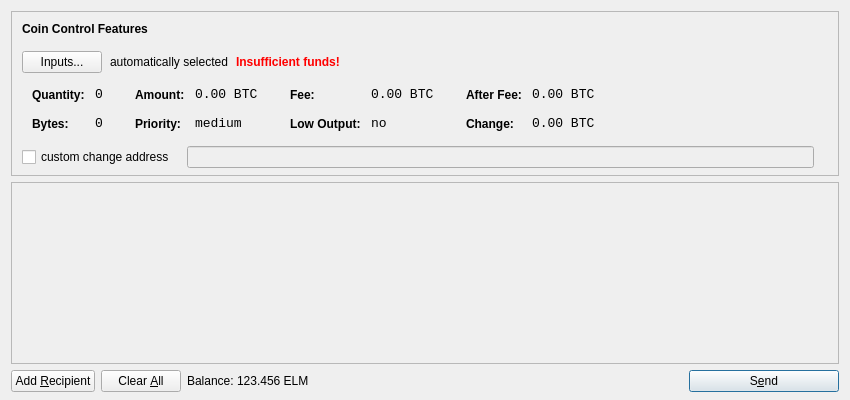
<?xml version="1.0" encoding="UTF-8"?>
<ui version="4.0">
 <class>SendCoinsDialog</class>
 <widget class="QDialog" name="SendCoinsDialog">
  <property name="geometry">
   <rect>
    <x>0</x>
    <y>0</y>
    <width>850</width>
    <height>400</height>
   </rect>
  </property>
  <property name="windowTitle">
   <string>Send Coins</string>
  </property>
  <layout class="QVBoxLayout" name="verticalLayout" stretch="0,1,0">
   <property name="bottomMargin">
    <number>8</number>
   </property>
   <item>
    <widget class="QFrame" name="frameCoinControl">
     <property name="sizePolicy">
      <sizepolicy hsizetype="Expanding" vsizetype="Expanding">
       <horstretch>0</horstretch>
       <verstretch>0</verstretch>
      </sizepolicy>
     </property>
     <property name="maximumSize">
      <size>
       <width>16777215</width>
       <height>16777215</height>
      </size>
     </property>
     <property name="frameShape">
      <enum>QFrame::StyledPanel</enum>
     </property>
     <property name="frameShadow">
      <enum>QFrame::Sunken</enum>
     </property>
     <layout class="QVBoxLayout" name="verticalLayoutCoinControl2">
      <property name="spacing">
       <number>-1</number>
      </property>
      <property name="leftMargin">
       <number>0</number>
      </property>
      <property name="topMargin">
       <number>0</number>
      </property>
      <property name="rightMargin">
       <number>0</number>
      </property>
      <property name="bottomMargin">
       <number>6</number>
      </property>
      <item>
       <layout class="QVBoxLayout" name="verticalLayoutCoinControl" stretch="0,0,0,0,1">
        <property name="spacing">
         <number>0</number>
        </property>
        <property name="leftMargin">
         <number>10</number>
        </property>
        <property name="topMargin">
         <number>10</number>
        </property>
        <item>
         <layout class="QHBoxLayout" name="horizontalLayoutCoinControl1">
          <property name="bottomMargin">
           <number>15</number>
          </property>
          <item>
           <widget class="QLabel" name="labelCoinControlFeatures">
            <property name="sizePolicy">
             <sizepolicy hsizetype="Preferred" vsizetype="Maximum">
              <horstretch>0</horstretch>
              <verstretch>0</verstretch>
             </sizepolicy>
            </property>
            <property name="font">
             <font>
              <weight>75</weight>
              <bold>true</bold>
             </font>
            </property>
            <property name="styleSheet">
             <string notr="true">font-weight:bold;</string>
            </property>
            <property name="text">
             <string>Coin Control Features</string>
            </property>
           </widget>
          </item>
         </layout>
        </item>
        <item>
         <layout class="QHBoxLayout" name="horizontalLayoutCoinControl2" stretch="0,0,0,0">
          <property name="spacing">
           <number>8</number>
          </property>
          <property name="bottomMargin">
           <number>10</number>
          </property>
          <item>
           <widget class="QPushButton" name="pushButtonCoinControl">
            <property name="styleSheet">
             <string notr="true"/>
            </property>
            <property name="text">
             <string>Inputs...</string>
            </property>
           </widget>
          </item>
          <item>
           <widget class="QLabel" name="labelCoinControlAutomaticallySelected">
            <property name="text">
             <string>automatically selected</string>
            </property>
            <property name="margin">
             <number>5</number>
            </property>
           </widget>
          </item>
          <item>
           <widget class="QLabel" name="labelCoinControlInsuffFunds">
            <property name="font">
             <font>
              <weight>75</weight>
              <bold>true</bold>
             </font>
            </property>
            <property name="styleSheet">
             <string notr="true">color:red;font-weight:bold;</string>
            </property>
            <property name="text">
             <string>Insufficient funds!</string>
            </property>
            <property name="margin">
             <number>5</number>
            </property>
           </widget>
          </item>
          <item>
           <spacer name="horizontalSpacerCoinControl">
            <property name="orientation">
             <enum>Qt::Horizontal</enum>
            </property>
            <property name="sizeHint" stdset="0">
             <size>
              <width>40</width>
              <height>1</height>
             </size>
            </property>
           </spacer>
          </item>
         </layout>
        </item>
        <item>
         <widget class="QWidget" name="widgetCoinControl" native="true">
          <property name="sizePolicy">
           <sizepolicy hsizetype="Preferred" vsizetype="Preferred">
            <horstretch>0</horstretch>
            <verstretch>0</verstretch>
           </sizepolicy>
          </property>
          <property name="minimumSize">
           <size>
            <width>0</width>
            <height>0</height>
           </size>
          </property>
          <property name="styleSheet">
           <string notr="true"/>
          </property>
          <layout class="QHBoxLayout" name="horizontalLayoutCoinControl5">
           <property name="margin">
            <number>0</number>
           </property>
           <item>
            <layout class="QHBoxLayout" name="horizontalLayoutCoinControl3" stretch="0,0,0,1">
             <property name="spacing">
              <number>20</number>
             </property>
             <property name="topMargin">
              <number>0</number>
             </property>
             <property name="bottomMargin">
              <number>10</number>
             </property>
             <item>
              <layout class="QFormLayout" name="formLayoutCoinControl1">
               <property name="horizontalSpacing">
                <number>10</number>
               </property>
               <property name="verticalSpacing">
                <number>14</number>
               </property>
               <property name="leftMargin">
                <number>10</number>
               </property>
               <property name="topMargin">
                <number>4</number>
               </property>
               <property name="rightMargin">
                <number>6</number>
               </property>
               <item row="0" column="0">
                <widget class="QLabel" name="labelCoinControlQuantityText">
                 <property name="styleSheet">
                  <string notr="true">font-weight:bold;</string>
                 </property>
                 <property name="text">
                  <string>Quantity:</string>
                 </property>
                 <property name="margin">
                  <number>0</number>
                 </property>
                </widget>
               </item>
               <item row="0" column="1">
                <widget class="QLabel" name="labelCoinControlQuantity">
                 <property name="font">
                  <font>
                   <family>Monospace</family>
                   <pointsize>10</pointsize>
                  </font>
                 </property>
                 <property name="cursor">
                  <cursorShape>IBeamCursor</cursorShape>
                 </property>
                 <property name="contextMenuPolicy">
                  <enum>Qt::ActionsContextMenu</enum>
                 </property>
                 <property name="text">
                  <string notr="true">0</string>
                 </property>
                 <property name="margin">
                  <number>0</number>
                 </property>
                 <property name="textInteractionFlags">
                  <set>Qt::LinksAccessibleByMouse|Qt::TextSelectableByKeyboard|Qt::TextSelectableByMouse</set>
                 </property>
                </widget>
               </item>
               <item row="1" column="0">
                <widget class="QLabel" name="labelCoinControlBytesText">
                 <property name="styleSheet">
                  <string notr="true">font-weight:bold;</string>
                 </property>
                 <property name="text">
                  <string>Bytes:</string>
                 </property>
                </widget>
               </item>
               <item row="1" column="1">
                <widget class="QLabel" name="labelCoinControlBytes">
                 <property name="font">
                  <font>
                   <family>Monospace</family>
                   <pointsize>10</pointsize>
                  </font>
                 </property>
                 <property name="cursor">
                  <cursorShape>IBeamCursor</cursorShape>
                 </property>
                 <property name="contextMenuPolicy">
                  <enum>Qt::ActionsContextMenu</enum>
                 </property>
                 <property name="text">
                  <string notr="true">0</string>
                 </property>
                 <property name="textInteractionFlags">
                  <set>Qt::LinksAccessibleByMouse|Qt::TextSelectableByKeyboard|Qt::TextSelectableByMouse</set>
                 </property>
                </widget>
               </item>
              </layout>
             </item>
             <item>
              <layout class="QFormLayout" name="formLayoutCoinControl2">
               <property name="horizontalSpacing">
                <number>10</number>
               </property>
               <property name="verticalSpacing">
                <number>14</number>
               </property>
               <property name="leftMargin">
                <number>6</number>
               </property>
               <property name="topMargin">
                <number>4</number>
               </property>
               <property name="rightMargin">
                <number>6</number>
               </property>
               <item row="0" column="0">
                <widget class="QLabel" name="labelCoinControlAmountText">
                 <property name="styleSheet">
                  <string notr="true">font-weight:bold;</string>
                 </property>
                 <property name="text">
                  <string>Amount:</string>
                 </property>
                 <property name="margin">
                  <number>0</number>
                 </property>
                </widget>
               </item>
               <item row="0" column="1">
                <widget class="QLabel" name="labelCoinControlAmount">
                 <property name="font">
                  <font>
                   <family>Monospace</family>
                   <pointsize>10</pointsize>
                  </font>
                 </property>
                 <property name="cursor">
                  <cursorShape>IBeamCursor</cursorShape>
                 </property>
                 <property name="contextMenuPolicy">
                  <enum>Qt::ActionsContextMenu</enum>
                 </property>
                 <property name="text">
                  <string notr="true">0.00 BTC</string>
                 </property>
                 <property name="textInteractionFlags">
                  <set>Qt::LinksAccessibleByMouse|Qt::TextSelectableByKeyboard|Qt::TextSelectableByMouse</set>
                 </property>
                </widget>
               </item>
               <item row="1" column="0">
                <widget class="QLabel" name="labelCoinControlPriorityText">
                 <property name="styleSheet">
                  <string notr="true">font-weight:bold;</string>
                 </property>
                 <property name="text">
                  <string>Priority:</string>
                 </property>
                </widget>
               </item>
               <item row="1" column="1">
                <widget class="QLabel" name="labelCoinControlPriority">
                 <property name="font">
                  <font>
                   <family>Monospace</family>
                   <pointsize>10</pointsize>
                  </font>
                 </property>
                 <property name="cursor">
                  <cursorShape>IBeamCursor</cursorShape>
                 </property>
                 <property name="contextMenuPolicy">
                  <enum>Qt::ActionsContextMenu</enum>
                 </property>
                 <property name="text">
                  <string>medium</string>
                 </property>
                 <property name="textInteractionFlags">
                  <set>Qt::LinksAccessibleByMouse|Qt::TextSelectableByKeyboard|Qt::TextSelectableByMouse</set>
                 </property>
                </widget>
               </item>
              </layout>
             </item>
             <item>
              <layout class="QFormLayout" name="formLayoutCoinControl3">
               <property name="horizontalSpacing">
                <number>10</number>
               </property>
               <property name="verticalSpacing">
                <number>14</number>
               </property>
               <property name="leftMargin">
                <number>6</number>
               </property>
               <property name="topMargin">
                <number>4</number>
               </property>
               <property name="rightMargin">
                <number>6</number>
               </property>
               <item row="0" column="0">
                <widget class="QLabel" name="labelCoinControlFeeText">
                 <property name="styleSheet">
                  <string notr="true">font-weight:bold;</string>
                 </property>
                 <property name="text">
                  <string>Fee:</string>
                 </property>
                 <property name="margin">
                  <number>0</number>
                 </property>
                </widget>
               </item>
               <item row="0" column="1">
                <widget class="QLabel" name="labelCoinControlFee">
                 <property name="font">
                  <font>
                   <family>Monospace</family>
                   <pointsize>10</pointsize>
                  </font>
                 </property>
                 <property name="cursor">
                  <cursorShape>IBeamCursor</cursorShape>
                 </property>
                 <property name="contextMenuPolicy">
                  <enum>Qt::ActionsContextMenu</enum>
                 </property>
                 <property name="text">
                  <string notr="true">0.00 BTC</string>
                 </property>
                 <property name="textInteractionFlags">
                  <set>Qt::LinksAccessibleByMouse|Qt::TextSelectableByKeyboard|Qt::TextSelectableByMouse</set>
                 </property>
                </widget>
               </item>
               <item row="1" column="0">
                <widget class="QLabel" name="labelCoinControlLowOutputText">
                 <property name="styleSheet">
                  <string notr="true">font-weight:bold;</string>
                 </property>
                 <property name="text">
                  <string>Low Output:</string>
                 </property>
                </widget>
               </item>
               <item row="1" column="1">
                <widget class="QLabel" name="labelCoinControlLowOutput">
                 <property name="font">
                  <font>
                   <family>Monospace</family>
                   <pointsize>10</pointsize>
                  </font>
                 </property>
                 <property name="cursor">
                  <cursorShape>IBeamCursor</cursorShape>
                 </property>
                 <property name="contextMenuPolicy">
                  <enum>Qt::ActionsContextMenu</enum>
                 </property>
                 <property name="text">
                  <string>no</string>
                 </property>
                 <property name="textInteractionFlags">
                  <set>Qt::LinksAccessibleByMouse|Qt::TextSelectableByKeyboard|Qt::TextSelectableByMouse</set>
                 </property>
                </widget>
               </item>
              </layout>
             </item>
             <item>
              <layout class="QFormLayout" name="formLayoutCoinControl4">
               <property name="horizontalSpacing">
                <number>10</number>
               </property>
               <property name="verticalSpacing">
                <number>14</number>
               </property>
               <property name="leftMargin">
                <number>6</number>
               </property>
               <property name="topMargin">
                <number>4</number>
               </property>
               <property name="rightMargin">
                <number>6</number>
               </property>
               <item row="0" column="0">
                <widget class="QLabel" name="labelCoinControlAfterFeeText">
                 <property name="styleSheet">
                  <string notr="true">font-weight:bold;</string>
                 </property>
                 <property name="text">
                  <string>After Fee:</string>
                 </property>
                 <property name="margin">
                  <number>0</number>
                 </property>
                </widget>
               </item>
               <item row="0" column="1">
                <widget class="QLabel" name="labelCoinControlAfterFee">
                 <property name="font">
                  <font>
                   <family>Monospace</family>
                   <pointsize>10</pointsize>
                  </font>
                 </property>
                 <property name="cursor">
                  <cursorShape>IBeamCursor</cursorShape>
                 </property>
                 <property name="contextMenuPolicy">
                  <enum>Qt::ActionsContextMenu</enum>
                 </property>
                 <property name="text">
                  <string notr="true">0.00 BTC</string>
                 </property>
                 <property name="textInteractionFlags">
                  <set>Qt::LinksAccessibleByMouse|Qt::TextSelectableByKeyboard|Qt::TextSelectableByMouse</set>
                 </property>
                </widget>
               </item>
               <item row="1" column="0">
                <widget class="QLabel" name="labelCoinControlChangeText">
                 <property name="styleSheet">
                  <string notr="true">font-weight:bold;</string>
                 </property>
                 <property name="text">
                  <string>Change:</string>
                 </property>
                </widget>
               </item>
               <item row="1" column="1">
                <widget class="QLabel" name="labelCoinControlChange">
                 <property name="font">
                  <font>
                   <family>Monospace</family>
                   <pointsize>10</pointsize>
                  </font>
                 </property>
                 <property name="cursor">
                  <cursorShape>IBeamCursor</cursorShape>
                 </property>
                 <property name="contextMenuPolicy">
                  <enum>Qt::ActionsContextMenu</enum>
                 </property>
                 <property name="text">
                  <string notr="true">0.00 BTC</string>
                 </property>
                 <property name="textInteractionFlags">
                  <set>Qt::LinksAccessibleByMouse|Qt::TextSelectableByKeyboard|Qt::TextSelectableByMouse</set>
                 </property>
                </widget>
               </item>
              </layout>
             </item>
            </layout>
           </item>
          </layout>
         </widget>
        </item>
        <item>
         <layout class="QHBoxLayout" name="horizontalLayoutCoinControl4" stretch="0,0,0">
          <property name="spacing">
           <number>12</number>
          </property>
          <property name="sizeConstraint">
           <enum>QLayout::SetDefaultConstraint</enum>
          </property>
          <property name="topMargin">
           <number>5</number>
          </property>
          <property name="rightMargin">
           <number>5</number>
          </property>
          <item>
           <widget class="QCheckBox" name="checkBoxCoinControlChange">
            <property name="text">
             <string>custom change address</string>
            </property>
           </widget>
          </item>
          <item>
           <widget class="QLineEdit" name="lineEditCoinControlChange">
            <property name="enabled">
             <bool>false</bool>
            </property>
            <property name="sizePolicy">
             <sizepolicy hsizetype="Expanding" vsizetype="Fixed">
              <horstretch>0</horstretch>
              <verstretch>0</verstretch>
             </sizepolicy>
            </property>
           </widget>
          </item>
          <item>
           <widget class="QLabel" name="labelCoinControlChangeLabel">
            <property name="sizePolicy">
             <sizepolicy hsizetype="Preferred" vsizetype="Expanding">
              <horstretch>0</horstretch>
              <verstretch>0</verstretch>
             </sizepolicy>
            </property>
            <property name="minimumSize">
             <size>
              <width>0</width>
              <height>0</height>
             </size>
            </property>
            <property name="text">
             <string/>
            </property>
            <property name="margin">
             <number>3</number>
            </property>
           </widget>
          </item>
         </layout>
        </item>
        <item>
         <spacer name="verticalSpacerCoinControl">
          <property name="orientation">
           <enum>Qt::Vertical</enum>
          </property>
          <property name="sizeHint" stdset="0">
           <size>
            <width>800</width>
            <height>1</height>
           </size>
          </property>
         </spacer>
        </item>
       </layout>
      </item>
     </layout>
    </widget>
   </item>
   <item>
    <widget class="QScrollArea" name="scrollArea">
     <property name="widgetResizable">
      <bool>true</bool>
     </property>
     <widget class="QWidget" name="scrollAreaWidgetContents">
      <property name="geometry">
       <rect>
        <x>0</x>
        <y>0</y>
        <width>830</width>
        <height>165</height>
       </rect>
      </property>
      <layout class="QVBoxLayout" name="verticalLayout_2">
       <property name="margin">
        <number>0</number>
       </property>
       <item>
        <layout class="QVBoxLayout" name="entries">
         <property name="spacing">
          <number>6</number>
         </property>
        </layout>
       </item>
       <item>
        <spacer name="verticalSpacer">
         <property name="orientation">
          <enum>Qt::Vertical</enum>
         </property>
         <property name="sizeHint" stdset="0">
          <size>
           <width>20</width>
           <height>40</height>
          </size>
         </property>
        </spacer>
       </item>
      </layout>
     </widget>
    </widget>
   </item>
   <item>
    <layout class="QHBoxLayout" name="horizontalLayout">
     <item>
      <widget class="QPushButton" name="addButton">
       <property name="toolTip">
        <string>Send to multiple recipients at once</string>
       </property>
       <property name="text">
        <string>Add &amp;Recipient</string>
       </property>
       <property name="icon">
        <iconset resource="../bitcoin.qrc">
         <normaloff>:/icons/add</normaloff>:/icons/add</iconset>
       </property>
       <property name="autoDefault">
        <bool>false</bool>
       </property>
      </widget>
     </item>
     <item>
      <widget class="QPushButton" name="clearButton">
       <property name="sizePolicy">
        <sizepolicy hsizetype="Minimum" vsizetype="Fixed">
         <horstretch>0</horstretch>
         <verstretch>0</verstretch>
        </sizepolicy>
       </property>
       <property name="toolTip">
        <string>Remove all transaction fields</string>
       </property>
       <property name="text">
        <string>Clear &amp;All</string>
       </property>
       <property name="icon">
        <iconset resource="../bitcoin.qrc">
         <normaloff>:/icons/remove</normaloff>:/icons/remove</iconset>
       </property>
       <property name="autoRepeatDelay">
        <number>300</number>
       </property>
       <property name="autoDefault">
        <bool>false</bool>
       </property>
      </widget>
     </item>
     <item>
      <layout class="QHBoxLayout" name="horizontalLayout_2">
       <property name="spacing">
        <number>3</number>
       </property>
       <item>
        <widget class="QLabel" name="label">
         <property name="text">
          <string>Balance:</string>
         </property>
        </widget>
       </item>
       <item>
        <widget class="QLabel" name="labelBalance">
         <property name="cursor">
          <cursorShape>IBeamCursor</cursorShape>
         </property>
         <property name="text">
          <string>123.456 ELM</string>
         </property>
         <property name="textInteractionFlags">
          <set>Qt::LinksAccessibleByMouse|Qt::TextSelectableByKeyboard|Qt::TextSelectableByMouse</set>
         </property>
        </widget>
       </item>
      </layout>
     </item>
     <item>
      <spacer name="horizontalSpacer">
       <property name="orientation">
        <enum>Qt::Horizontal</enum>
       </property>
       <property name="sizeHint" stdset="0">
        <size>
         <width>40</width>
         <height>20</height>
        </size>
       </property>
      </spacer>
     </item>
     <item>
      <widget class="QPushButton" name="sendButton">
       <property name="minimumSize">
        <size>
         <width>150</width>
         <height>0</height>
        </size>
       </property>
       <property name="toolTip">
        <string>Confirm the send action</string>
       </property>
       <property name="text">
        <string>S&amp;end</string>
       </property>
       <property name="icon">
        <iconset resource="../bitcoin.qrc">
         <normaloff>:/icons/send</normaloff>:/icons/send</iconset>
       </property>
       <property name="default">
        <bool>true</bool>
       </property>
      </widget>
     </item>
    </layout>
   </item>
  </layout>
 </widget>
 <resources>
  <include location="../bitcoin.qrc"/>
 </resources>
 <connections/>
</ui>
